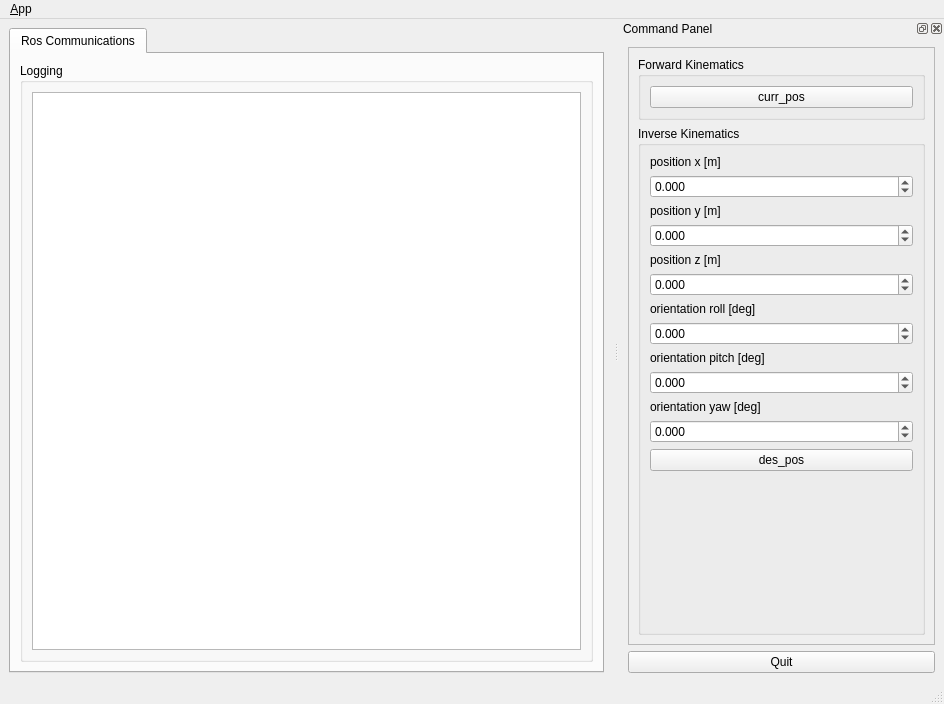
<?xml version="1.0" encoding="UTF-8"?>
<ui version="4.0">
 <class>MainWindowDesign</class>
 <widget class="QMainWindow" name="MainWindowDesign">
  <property name="geometry">
   <rect>
    <x>0</x>
    <y>0</y>
    <width>944</width>
    <height>704</height>
   </rect>
  </property>
  <property name="windowTitle">
   <string>QRosApp</string>
  </property>
  <property name="windowIcon">
   <iconset resource="../resources/images.qrc">
    <normaloff>:/images/icon.png</normaloff>:/images/icon.png</iconset>
  </property>
  <property name="locale">
   <locale language="English" country="Australia"/>
  </property>
  <widget class="QWidget" name="centralwidget">
   <layout class="QHBoxLayout">
    <item>
     <widget class="QTabWidget" name="tab_manager">
      <property name="minimumSize">
       <size>
        <width>100</width>
        <height>0</height>
       </size>
      </property>
      <property name="locale">
       <locale language="English" country="Australia"/>
      </property>
      <property name="currentIndex">
       <number>0</number>
      </property>
      <widget class="QWidget" name="tab_status">
       <attribute name="title">
        <string>Ros Communications</string>
       </attribute>
       <layout class="QVBoxLayout" name="verticalLayout_2">
        <item>
         <widget class="QGroupBox" name="groupBox_12">
          <property name="sizePolicy">
           <sizepolicy hsizetype="MinimumExpanding" vsizetype="Preferred">
            <horstretch>0</horstretch>
            <verstretch>0</verstretch>
           </sizepolicy>
          </property>
          <property name="title">
           <string>Logging</string>
          </property>
          <layout class="QGridLayout" name="gridLayout_3">
           <item row="0" column="0">
            <widget class="QListView" name="view_logging"/>
           </item>
          </layout>
         </widget>
        </item>
       </layout>
      </widget>
     </widget>
    </item>
   </layout>
  </widget>
  <widget class="QMenuBar" name="menubar">
   <property name="geometry">
    <rect>
     <x>0</x>
     <y>0</y>
     <width>944</width>
     <height>25</height>
    </rect>
   </property>
   <widget class="QMenu" name="menu_File">
    <property name="title">
     <string>&amp;App</string>
    </property>
    <addaction name="action_Preferences"/>
    <addaction name="separator"/>
    <addaction name="actionAbout"/>
    <addaction name="actionAbout_Qt"/>
    <addaction name="separator"/>
    <addaction name="action_Quit"/>
   </widget>
   <addaction name="menu_File"/>
  </widget>
  <widget class="QStatusBar" name="statusbar"/>
  <widget class="QDockWidget" name="dock_status">
   <property name="sizePolicy">
    <sizepolicy hsizetype="Minimum" vsizetype="Preferred">
     <horstretch>0</horstretch>
     <verstretch>0</verstretch>
    </sizepolicy>
   </property>
   <property name="minimumSize">
    <size>
     <width>325</width>
     <height>603</height>
    </size>
   </property>
   <property name="allowedAreas">
    <set>Qt::RightDockWidgetArea</set>
   </property>
   <property name="windowTitle">
    <string>Command Panel</string>
   </property>
   <attribute name="dockWidgetArea">
    <number>2</number>
   </attribute>
   <widget class="QWidget" name="dockWidgetContents_2">
    <layout class="QVBoxLayout" name="verticalLayout">
     <item>
      <widget class="QFrame" name="frame">
       <property name="sizePolicy">
        <sizepolicy hsizetype="Minimum" vsizetype="Preferred">
         <horstretch>0</horstretch>
         <verstretch>0</verstretch>
        </sizepolicy>
       </property>
       <property name="frameShape">
        <enum>QFrame::StyledPanel</enum>
       </property>
       <property name="frameShadow">
        <enum>QFrame::Raised</enum>
       </property>
       <layout class="QVBoxLayout" name="verticalLayout_3">
        <item>
         <widget class="QGroupBox" name="FK">
          <property name="title">
           <string>Forward Kinematics</string>
          </property>
          <layout class="QGridLayout" name="gridLayout">
           <item row="0" column="0">
            <widget class="QPushButton" name="currpos_button">
             <property name="text">
              <string>curr_pos</string>
             </property>
            </widget>
           </item>
          </layout>
         </widget>
        </item>
        <item>
         <widget class="QGroupBox" name="IK">
          <property name="title">
           <string>Inverse Kinematics</string>
          </property>
          <layout class="QVBoxLayout" name="verticalLayout_4">
           <item>
            <widget class="QLabel" name="pos_x">
             <property name="text">
              <string>position x [m]</string>
             </property>
            </widget>
           </item>
           <item>
            <widget class="QDoubleSpinBox" name="pos_x_spinbox">
             <property name="decimals">
              <number>3</number>
             </property>
             <property name="minimum">
              <double>-10.000000000000000</double>
             </property>
             <property name="maximum">
              <double>10.000000000000000</double>
             </property>
             <property name="singleStep">
              <double>0.010000000000000</double>
             </property>
            </widget>
           </item>
           <item>
            <widget class="QLabel" name="pos_y">
             <property name="text">
              <string>position y [m]</string>
             </property>
            </widget>
           </item>
           <item>
            <widget class="QDoubleSpinBox" name="pos_y_spinbox">
             <property name="decimals">
              <number>3</number>
             </property>
             <property name="minimum">
              <double>-10.000000000000000</double>
             </property>
             <property name="maximum">
              <double>10.000000000000000</double>
             </property>
             <property name="singleStep">
              <double>0.010000000000000</double>
             </property>
            </widget>
           </item>
           <item>
            <widget class="QLabel" name="pos_z">
             <property name="text">
              <string>position z [m]</string>
             </property>
            </widget>
           </item>
           <item>
            <widget class="QDoubleSpinBox" name="pos_z_spinbox">
             <property name="decimals">
              <number>3</number>
             </property>
             <property name="minimum">
              <double>-10.000000000000000</double>
             </property>
             <property name="maximum">
              <double>10.000000000000000</double>
             </property>
             <property name="singleStep">
              <double>0.010000000000000</double>
             </property>
            </widget>
           </item>
           <item>
            <widget class="QLabel" name="ori_roll">
             <property name="text">
              <string>orientation roll [deg]</string>
             </property>
            </widget>
           </item>
           <item>
            <widget class="QDoubleSpinBox" name="ori_roll_spinbox">
             <property name="decimals">
              <number>3</number>
             </property>
             <property name="minimum">
              <double>-360.000000000000000</double>
             </property>
             <property name="maximum">
              <double>360.000000000000000</double>
             </property>
            </widget>
           </item>
           <item>
            <widget class="QLabel" name="ori_pitch">
             <property name="text">
              <string>orientation pitch [deg]</string>
             </property>
            </widget>
           </item>
           <item>
            <widget class="QDoubleSpinBox" name="ori_pitch_spinbox">
             <property name="decimals">
              <number>3</number>
             </property>
             <property name="minimum">
              <double>-360.000000000000000</double>
             </property>
             <property name="maximum">
              <double>360.000000000000000</double>
             </property>
            </widget>
           </item>
           <item>
            <widget class="QLabel" name="ori_yaw">
             <property name="text">
              <string>orientation yaw [deg]</string>
             </property>
            </widget>
           </item>
           <item>
            <widget class="QDoubleSpinBox" name="ori_yaw_spinbox">
             <property name="decimals">
              <number>3</number>
             </property>
             <property name="minimum">
              <double>-360.000000000000000</double>
             </property>
             <property name="maximum">
              <double>360.000000000000000</double>
             </property>
            </widget>
           </item>
           <item>
            <widget class="QPushButton" name="despos_button">
             <property name="text">
              <string>des_pos</string>
             </property>
            </widget>
           </item>
           <item>
            <spacer name="verticalSpacer">
             <property name="orientation">
              <enum>Qt::Vertical</enum>
             </property>
             <property name="sizeHint" stdset="0">
              <size>
               <width>20</width>
               <height>40</height>
              </size>
             </property>
            </spacer>
           </item>
          </layout>
         </widget>
        </item>
       </layout>
      </widget>
     </item>
     <item>
      <widget class="QPushButton" name="quit_button">
       <property name="sizePolicy">
        <sizepolicy hsizetype="MinimumExpanding" vsizetype="Fixed">
         <horstretch>0</horstretch>
         <verstretch>0</verstretch>
        </sizepolicy>
       </property>
       <property name="text">
        <string>Quit</string>
       </property>
      </widget>
     </item>
    </layout>
   </widget>
  </widget>
  <action name="action_Quit">
   <property name="text">
    <string>&amp;Quit</string>
   </property>
   <property name="shortcut">
    <string>Ctrl+Q</string>
   </property>
   <property name="shortcutContext">
    <enum>Qt::ApplicationShortcut</enum>
   </property>
  </action>
  <action name="action_Preferences">
   <property name="text">
    <string>&amp;Preferences</string>
   </property>
  </action>
  <action name="actionAbout">
   <property name="text">
    <string>&amp;About</string>
   </property>
  </action>
  <action name="actionAbout_Qt">
   <property name="text">
    <string>About &amp;Qt</string>
   </property>
  </action>
 </widget>
 <resources>
  <include location="../resources/images.qrc"/>
 </resources>
 <connections>
  <connection>
   <sender>action_Quit</sender>
   <signal>triggered()</signal>
   <receiver>MainWindowDesign</receiver>
   <slot>close()</slot>
   <hints>
    <hint type="sourcelabel">
     <x>-1</x>
     <y>-1</y>
    </hint>
    <hint type="destinationlabel">
     <x>399</x>
     <y>299</y>
    </hint>
   </hints>
  </connection>
  <connection>
   <sender>quit_button</sender>
   <signal>clicked()</signal>
   <receiver>MainWindowDesign</receiver>
   <slot>close()</slot>
   <hints>
    <hint type="sourcelabel">
     <x>859</x>
     <y>552</y>
    </hint>
    <hint type="destinationlabel">
     <x>469</x>
     <y>299</y>
    </hint>
   </hints>
  </connection>
 </connections>
</ui>
